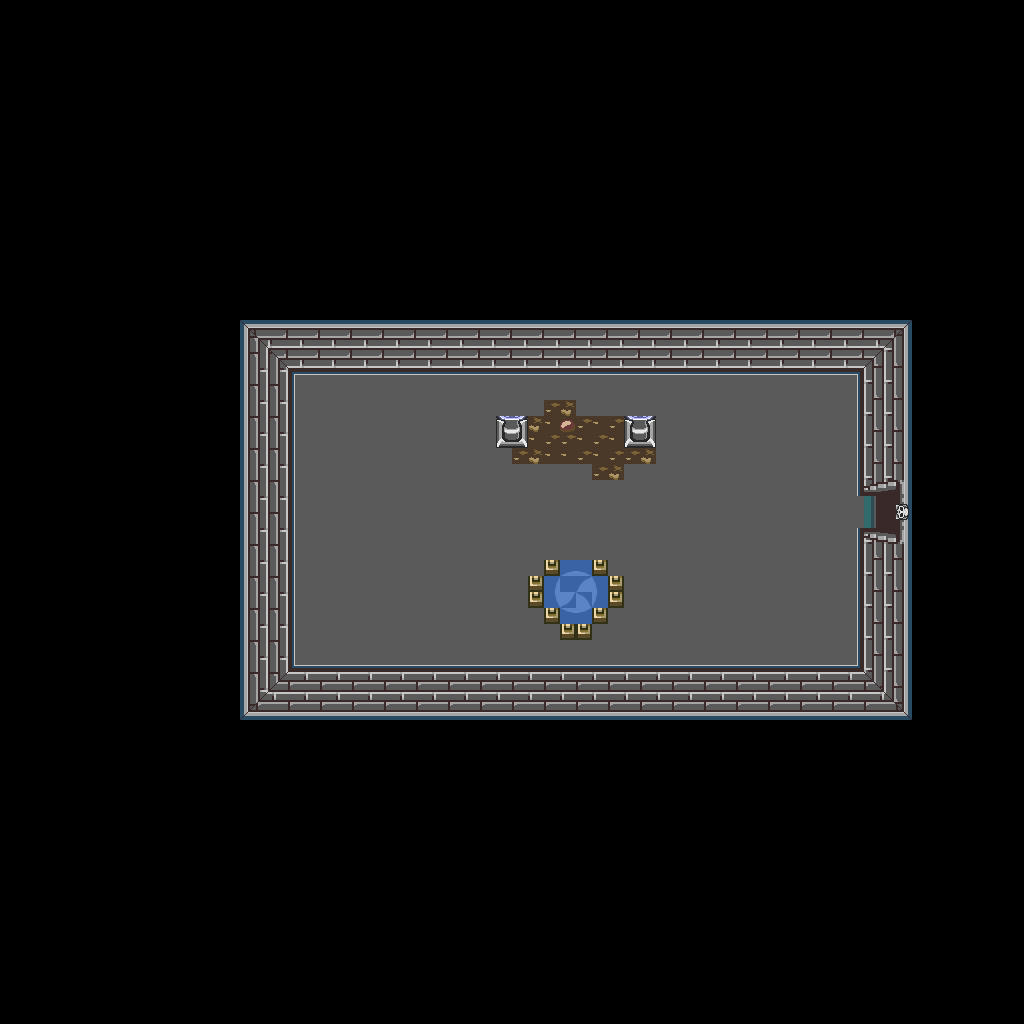

Rendered tile map (Tiled .tmx) drawn with the repository's tilesets; below, a short description and the map source with its tile grids summarised:
An orthogonal 64x64 tile map with 16x16 px tiles, 1 tile layer (base), 2 hidden layers not drawn and 8 objects.

<map version="1.10" tiledversion="1.12.1" orientation="orthogonal" renderorder="right-down" width="64" height="64" tilewidth="16" tileheight="16" infinite="0" nextlayerid="4" nextobjectid="9">
 <tileset firstgid="1" source="../classiciphone_pics4.tsx" />
 <layer id="1" name="base" width="64" height="64">
  <data>[4096 cells, 4096 non-empty, 80 distinct tile ids]</data>
 </layer>
 <layer id="2" name="collision" width="64" height="64" visible="0">
  <properties><property name="collision" value="true" /></properties>
  <data>[4096 cells, 3530 non-empty, 1 distinct tile ids]</data>
 </layer>
 <layer id="3" name="water" width="64" height="64" visible="0">
  <properties><property name="terrain" value="water" /></properties>
  <data>[4096 cells, 12 non-empty, 1 distinct tile ids]</data>
 </layer>
 <objectgroup id="4" name="npcs">
  <object id="1" x="560.0" y="256.0" width="16" height="16">
   <properties>
    <property name="script" type="string">-- Auto-converted from GraalScript
-- join("level_nopk");
-- [CLIENT-SIDE — server no-op]
-- if (playerenters || timeout) {
-- seteffect 0,0,0,0.60;
-- timeout = .05;
-- }</property>
   </properties>
  </object>
  <object id="2" x="560.0" y="416.0" width="16" height="16">
   <properties>
    <property name="gani" value="chest.png" />
    <property name="script" type="string">-- Auto-converted from GraalScript
-- [CLIENT-SIDE — server no-op]
-- 
-- function onCreated(){
-- setimg("chest.png");
-- }
-- 
-- function onPlayerTouchsMe(){
-- client.tombquest_key3 = 1;
-- say2("You found a key!");
-- kinokey3.showKey();
-- }</property>
   </properties>
  </object>
  <object id="3" x="496.0" y="384.0" width="16" height="16">
   <properties>
    <property name="gani" value="bluelampani.mng" />
    <property name="script" type="string">-- Auto-converted from GraalScript
-- //#CLIENTSIDE;
self.dontblock = true
-- drawoverplayer;</property>
   </properties>
  </object>
  <object id="4" x="624.0" y="384.0" width="16" height="16">
   <properties>
    <property name="gani" value="bluelampani.mng" />
    <property name="script" type="string">-- Auto-converted from GraalScript
-- //#CLIENTSIDE;
self.dontblock = true
-- drawoverplayer;</property>
   </properties>
  </object>
  <object id="5" x="448.0" y="336.0" width="16" height="16">
   <properties>
    <property name="gani" value="light4.png" />
    <property name="script" type="string">-- Auto-converted from GraalScript
-- [CLIENT-SIDE — server no-op]
-- if (created) {
-- ;
-- dontblock;
-- }
-- if (playerenters) {
-- setcoloreffect 1,1,1,0.5;
-- drawaslight;
-- this.zoom = 1.3;
-- timeout = 0.05;
-- }
-- if (timeout) {
-- if (this.zoom&lt;=1) {
-- this.ds=1;
-- }
-- else if (this.zoom&gt;=1.1) {
-- this.ds=0;
-- }
-- if (this.ds==1) {
-- this.zoom += 0.02;
-- setzoomeffect this.zoom;
-- }
-- else if (this.ds==0) {
-- this.zoom -= 0.03;
-- setzoomeffect this.zoom;
-- }
-- timeout = 0.05;
-- }</property>
   </properties>
  </object>
  <object id="6" x="576.0" y="336.0" width="16" height="16">
   <properties>
    <property name="gani" value="light4.png" />
    <property name="script" type="string">-- Auto-converted from GraalScript
-- [CLIENT-SIDE — server no-op]
-- if (created) {
-- ;
-- dontblock;
-- }
-- if (playerenters) {
-- setcoloreffect 1,1,1,0.5;
-- drawaslight;
-- this.zoom = 1.3;
-- timeout = 0.05;
-- }
-- if (timeout) {
-- if (this.zoom&lt;=1) {
-- this.ds=1;
-- }
-- else if (this.zoom&gt;=1.1) {
-- this.ds=0;
-- }
-- if (this.ds==1) {
-- this.zoom += 0.02;
-- setzoomeffect this.zoom;
-- }
-- else if (this.ds==0) {
-- this.zoom -= 0.03;
-- setzoomeffect this.zoom;
-- }
-- timeout = 0.05;
-- }</property>
   </properties>
  </object>
  <object id="7" x="304.0" y="384.0" width="16" height="16">
   <properties>
    <property name="gani" value="wallunder1.gif" />
    <property name="script" type="string">-- Auto-converted from GraalScript
-- // NPC made by Kino (Levels)
-- [CLIENT-SIDE — server no-op]
-- function onCreated() {
-- setimg("wallunder1.gif");
-- }
-- function onPlayertouchsme() {
-- unset("client.tombquest_key3");
-- say2("I lost the key!");
-- }</property>
   </properties>
  </object>
  <object id="8" x="864.0" y="496.0" width="16" height="16">
   <properties>
    <property name="gani" value="tombdrright.gif" />
    <property name="script" type="string">-- Auto-converted from GraalScript
-- // NPC made by Kino(Levels)
-- [CLIENT-SIDE — server no-op]
-- function onCreated()
-- {
-- setimg("tombdrright.gif");
-- }
-- function onPlayertouchsme()
-- {
-- if (client.tombquest_key2 == 1)
-- {
-- say2("It's locked!");
-- }
-- if (client.tombquest_key2 == NULL)
-- {
-- say2("It's locked!");
-- }
-- }</property>
   </properties>
  </object>
 </objectgroup>
</map>
